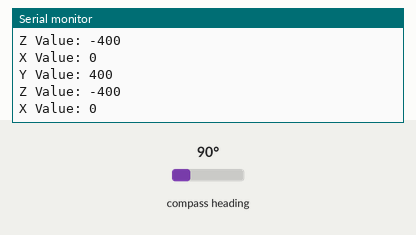
Recording of a sketch running on a simulated Arduino Uno, built with avr-gcc and run on an emulated ATmega328P. Parts: the last lines printed to the serial monitor. Wiring (inferred from the names in the program): HMC5883L compass at I2C address 0x1E. Inputs (shaded band) come from the test bench; at power-on: compass heading 90°.

Above: at 1.2 s.
1.3 s: compass heading set to 7°
At 2.0 s:
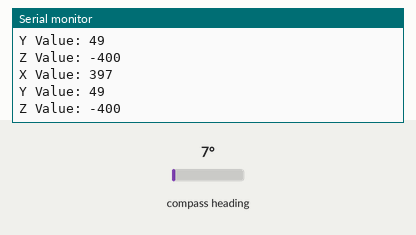
2.8 s: compass heading set to 269°
At 3.3 s:
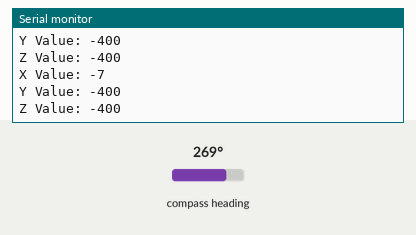
5.8 s: compass heading set to 90°
At 6.7 s:
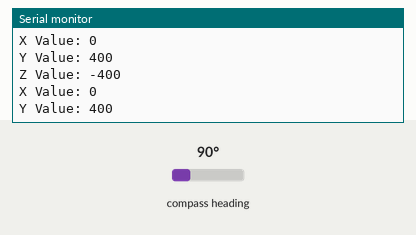
8.8 s: compass heading set to 352°
At 9.7 s:
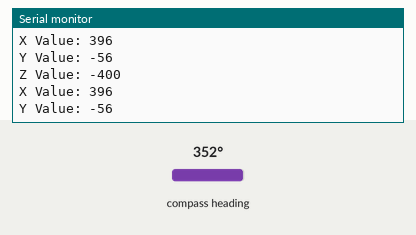
11.8 s: compass heading set to 180°
At 12.5 s:
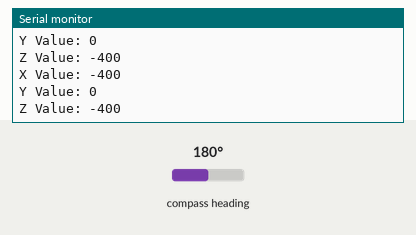
Timing chart, 0 to 14.8 s (numbered marks = the images above; inputs shaded):
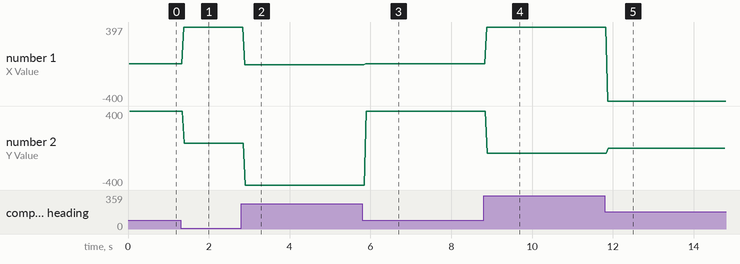

Measured:
- after the input at 1.3 s, the serial monitor: prints a new line after 0.07 s (image 1)
- after the input at 2.8 s, the serial monitor: prints a new line after 0.08 s (image 2)
- after the input at 5.8 s, the serial monitor: prints a new line after 0.08 s (image 3)
- after the input at 8.8 s, the serial monitor: prints a new line after 0.08 s (image 4)
- after the input at 11.8 s, the serial monitor: prints a new line after 0.07 s (image 5)
- plotted number 1: 0 → 397 after the input at 1.3 s, 397 → -7 after the input at 2.8 s, -7 → 0 after the input at 5.8 s, 0 → 396 after the input at 8.8 s
- plotted number 2: 400 → 49 after the input at 1.3 s, -400 → 400 after the input at 5.8 s, 400 → -56 after the input at 8.8 s

The sketch:

HMC5833L.ino
```cpp
#include <Wire.h> //I2C Arduino Library

#define addr 0x1E //I2C Address for The HMC5883
void setup(){

  Serial.begin(9600);
  Serial.print("HMC5833L COMPASS SENSOR BEGIN");
  Serial.println();
  Wire.begin();

  Wire.beginTransmission(addr); //start talking
  Wire.write(0x02); // Set the Register
  Wire.write(0x00); // Tell the HMC5883 to Continuously Measure
  Wire.endTransmission();
}

void loop(){

  int x,y,z; //triple axis data

  //Tell the HMC what regist to begin writing data into
  Wire.beginTransmission(addr);
  Wire.write(0x03); //start with register 3.
  Wire.endTransmission();

 //Read the data.. 2 bytes for each axis.. 6 total bytes
  Wire.requestFrom(addr, 6);
  if(6<=Wire.available())
  {
    x = Wire.read()<<8; //MSB  x
    x |= Wire.read(); //LSB  x
    z = Wire.read()<<8; //MSB  z
    z |= Wire.read(); //LSB z
    y = Wire.read()<<8; //MSB y
    y |= Wire.read(); //LSB y
  }

  //Prints X,Y,Z coordinates from compass
  Serial.print("X Value: ");
  Serial.println(x);
  Serial.print("Y Value: ");
  Serial.println(y);
  Serial.print("Z Value: ");
  Serial.println(z);
  Serial.println();
}
```
